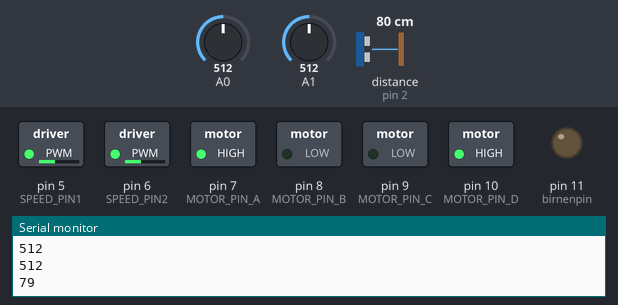
A sketch run on a simulated Arduino Uno, built with avr-gcc and run on an emulated ATmega328P. Shown: switched loads named in the sketch (green lamp = pin HIGH), output pins drawn as LEDs (lit = HIGH), the last lines printed to the serial monitor. Wiring (inferred from the names in the program): ultrasonic range finder: trigger pin 3; echo pin 2. Dashed ring = blinking. The inputs (shaded band) are chosen by the test bench; at power-on: distance to the obstacle (sensor on pin 2) 80 cm, A0 = 512, A1 = 512. The echo pulse lasts 58.3 µs per cm; pins used as bus, display or sensor lines are not drawn.

Above: at 11.2 s.
11.3 s: distance to the obstacle (sensor on pin 2) set to 33 cm
12.8 s: distance to the obstacle (sensor on pin 2) set to 29 cm
At 13.43 s:
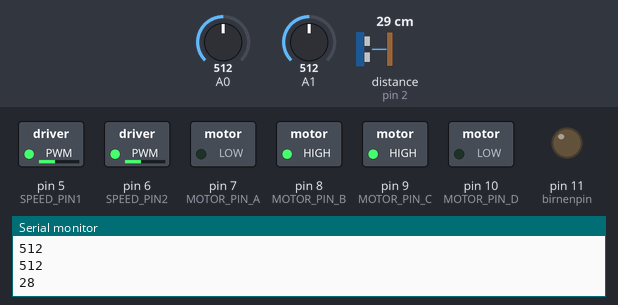
15.8 s: A0 set to 390
At 16.27 s:
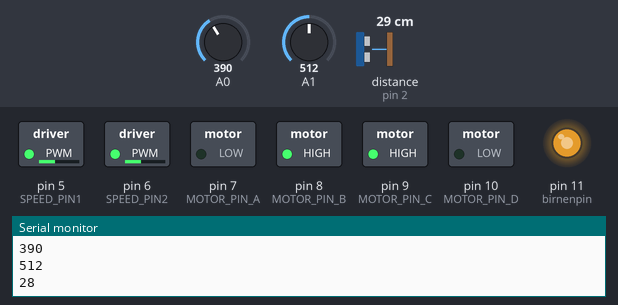
18.8 s: A1 set to 716
At 19.31 s:
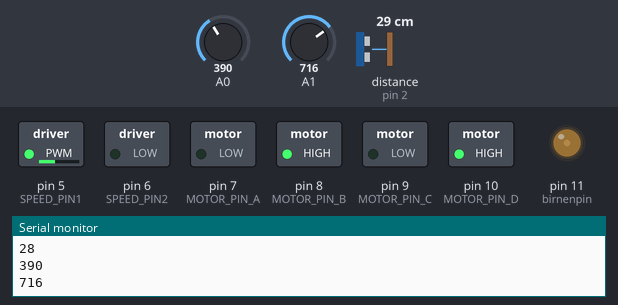
21.8 s: distance to the obstacle (sensor on pin 2) set to 35 cm
At 22.8 s:
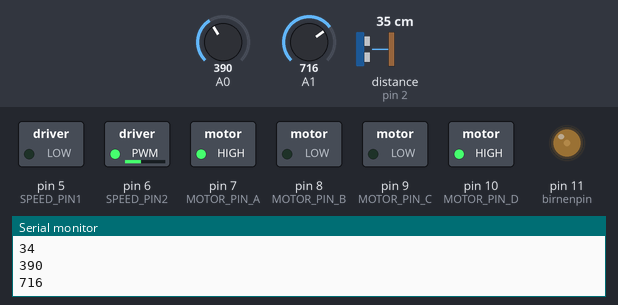
23.8 s: A0 set to 306
At 25.1 s:
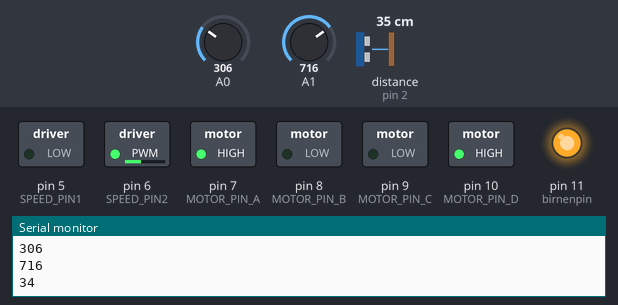
Timing chart, 0 to 26.4 s (numbered marks = the images above; inputs shaded):
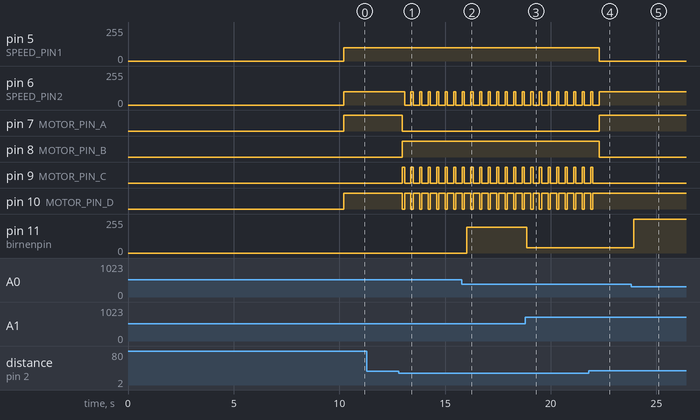

The sketch:

vehikel_lars.ino
```cpp
#include <Wire.h>

#define trigPin 3
#define echoPin 2

#define pause 100

#define MOTOR_PIN_A 7
#define MOTOR_PIN_B 8
#define MOTOR_PIN_C 9
#define MOTOR_PIN_D 10
#define SPEED_PIN1 5
#define SPEED_PIN2 6
#define birnenpin 11

int lastBrightness;
int currentBrightness;

int brightnessLeft;
int brightnessRight;

void setup() {
  delay(10000);
  pinMode(MOTOR_PIN_A, OUTPUT);
  pinMode(MOTOR_PIN_B, OUTPUT);
  pinMode(MOTOR_PIN_C, OUTPUT);
  pinMode(MOTOR_PIN_D, OUTPUT);
  pinMode(SPEED_PIN1, OUTPUT);
  pinMode(SPEED_PIN2, OUTPUT);

  pinMode(trigPin, OUTPUT);
  pinMode(echoPin, INPUT);

  pinMode(birnenpin, OUTPUT);

  Serial.begin(9600);
  /*
  lastBrightness = analogRead(A0);
  currentBrightness = analogRead(A0);
  */
  brightnessLeft = analogRead(A0);
  brightnessRight = analogRead(A1);
}

void loop() {
  //One direction
  /*
  if(measureDistance() > 30){

    currentBrightness = analogRead(A0);
    if(currentBrightness < lastBrightness){
      driveForward();
      lastBrightness = currentBrightness;
    }
    currentBrightness = analogRead(A0);
    if(currentBrightness > lastBrightness){
      turnLeft();
      if(analogRead(A0) < lastBrightness){
        driveForward();
      }else{
        turnRight();
      }
     }
  }*/


  brightnessLeft = analogRead(A0);
  brightnessRight = analogRead(A1);

  int brightnessBirne = (brightnessLeft + brightnessRight) / 2;
  map(brightnessBirne, 0, 1023, 255, 0);

  analogWrite(birnenpin, brightnessBirne);

  Serial.println(brightnessLeft);
  Serial.println(brightnessRight);

  Serial.println(measureDistance());
  if(measureDistance() > 30){
    if(brightnessLeft == brightnessRight){
      driveForward();
    }

    if(brightnessLeft < brightnessRight){
      turnRight();
    }

    if(brightnessLeft > brightnessRight){
      turnLeft();
    }

  }else{
    driveBackward();
    turnLeftBackward();
  }


  /*
  if(measureDistance() > 30){
    driveForward();
  }else{
    turnLeft();
  }*/
  //driveForward();
  //delay(5000);

  //The other direction
  //driveBackward();
  //delay(5000);
}

void driveForward(){
  analogWrite(SPEED_PIN1, 100);
  analogWrite(SPEED_PIN2, 100);
  digitalWrite(MOTOR_PIN_A, HIGH);
  digitalWrite(MOTOR_PIN_B, LOW);
  digitalWrite(MOTOR_PIN_C, LOW);
  digitalWrite(MOTOR_PIN_D, HIGH);
  delay(100);
}

void driveBackward(){
  analogWrite(SPEED_PIN1, 100);
  analogWrite(SPEED_PIN2, 100);
  digitalWrite(MOTOR_PIN_A, LOW);
  digitalWrite(MOTOR_PIN_B, HIGH);
  digitalWrite(MOTOR_PIN_C, HIGH);
  digitalWrite(MOTOR_PIN_D, LOW);
  delay(100);
}

void stopDriving(){
  analogWrite(SPEED_PIN1, 0);
  analogWrite(SPEED_PIN2, 0);
}

void turnLeft(){
  analogWrite(SPEED_PIN1, 100);
  analogWrite(SPEED_PIN2, 0);
  digitalWrite(MOTOR_PIN_A, HIGH);
  digitalWrite(MOTOR_PIN_B, LOW);
  digitalWrite(MOTOR_PIN_C, HIGH);
  digitalWrite(MOTOR_PIN_D, LOW);
  delay(100);
}

void turnLeftBackward(){
  analogWrite(SPEED_PIN1, 100);
  analogWrite(SPEED_PIN2, 0);
  digitalWrite(MOTOR_PIN_A, LOW);
  digitalWrite(MOTOR_PIN_B, HIGH);
  digitalWrite(MOTOR_PIN_C, LOW);
  digitalWrite(MOTOR_PIN_D, HIGH);
  delay(100);
}

void turnRight(){
  analogWrite(SPEED_PIN1, 0);
  analogWrite(SPEED_PIN2, 100);
  digitalWrite(MOTOR_PIN_A, HIGH);
  digitalWrite(MOTOR_PIN_B, LOW);
  digitalWrite(MOTOR_PIN_C, LOW);
  digitalWrite(MOTOR_PIN_D, HIGH);
  delay(100);
}

int measureDistance(){
  long duration, distance;

  digitalWrite(trigPin, LOW);
  delayMicroseconds(2);

  digitalWrite(trigPin, HIGH);
  delayMicroseconds(10);

  digitalWrite(trigPin, LOW);
  duration = pulseIn(echoPin, HIGH);
  distance = (duration/2) / 29.1;


  delay(pause);
  //Serial.print("Sensor:");
      //Serial.println(sensorNumber);
  if(distance < 400){
      return(distance);
  }

  return(400);
}
```

Measured:
- the behaviour switches between 32 and 31 cm on distance to the obstacle (sensor on pin 2) (found by bisection; images 0 and 1)
- after the input at 12.8 s, pin 6 (SPEED_PIN2): alternates 100/255 for 0.10 s and 0/255 for 0.31 s, starting after 0.28 s; pin 7 (MOTOR_PIN_A): HIGH → LOW after 0.18 s
- after the input at 15.8 s, pin 11 (birnenpin): 0/255 → 195/255 after 0.22 s
- after the input at 18.8 s, pin 11 (birnenpin): 195/255 → 41/255 after 0.06 s
- after the input at 21.8 s, pin 5 (SPEED_PIN1): 100/255 → 0/255 after 0.51 s; pin 6 (SPEED_PIN2): goes on until 22.3 s, then stays 100/255; pin 7 (MOTOR_PIN_A): LOW → HIGH after 0.51 s; pin 8 (MOTOR_PIN_B): HIGH → LOW after 0.51 s; pin 9 (MOTOR_PIN_C): goes on until 22.0 s, then stays LOW
- after the input at 23.8 s, pin 11 (birnenpin): 41/255 → 255/255 after 0.14 s
